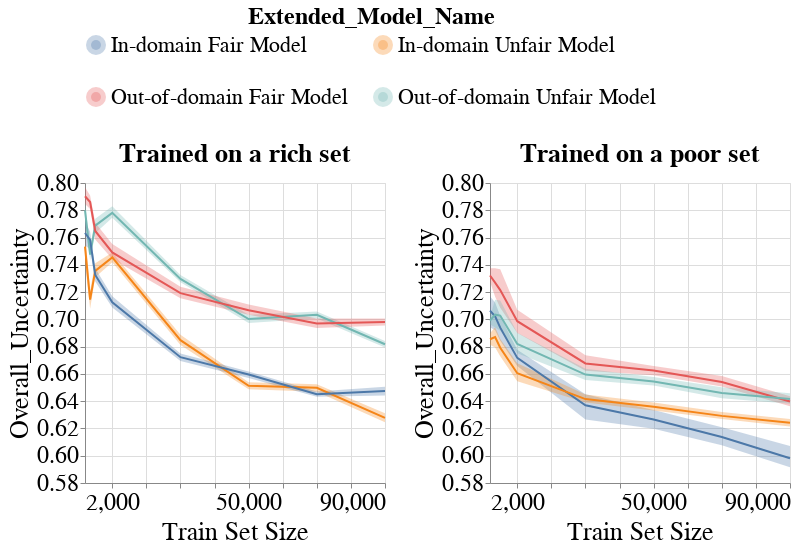

Notebook code for this chart:
### Code cell
create_group_metric_line_bands_per_dataset_plot(metrics_per_exp_dct=metrics_per_exp_dct,
                                                experiment_names=EXPERIMENT_NAMES,
                                                model_name=MODEL_NAMES[0],
                                                metric_type='subgroup',
                                                metric_name='Overall_Uncertainty',
                                                group_name='overall',
                                                ylim=[0.58, 0.80],
                                                with_band=True)

### Figure 1 — Vega-Lite specification as saved in the notebook (floating-point values rounded to 4 significant figures; data arrays with more than 128 entries replaced by an {"elided": "..."} marker saying what was removed)
{"config": {"view": {"continuousWidth": 400, "continuousHeight": 300}, "axis": {"labelFontSize": 24, "labelFontWeight": "normal", "titleFontSize": 26, "titleFontWeight": "normal"}, "legend": {"columns": 2, "direction": "horizontal", "labelFontSize": 22, "labelLimit": 400, "orient": "top", "symbolStrokeWidth": 10, "titleAnchor": "middle", "titleFontSize": 24, "titleLimit": 300}, "title": {"fontSize": 22}}, "vconcat": [{"hconcat": [{"layer": [{"mark": {"type": "errorband", "extent": "ci"}, "encoding": {"color": {"field": "Extended_Model_Name", "type": "nominal"}, "x": {"axis": {"labelExpr": "datum.value == 10000 ? '2,000' : datum.label"}, "field": "Train_Set_Size", "scale": {"nice": false}, "title": "Train Set Size", "type": "quantitative"}, "y": {"field": "Metric_Value", "scale": {"domain": [0.58, 0.8], "zero": false}, "title": "Overall_Uncertainty", "type": "quantitative"}}}, {"mark": "line", "encoding": {"color": {"field": "Extended_Model_Name", "type": "nominal"}, "x": {"axis": {"labelExpr": "datum.value == 10000 ? '2,000' : datum.label"}, "field": "Train_Set_Size", "scale": {"nice": false}, "title": "Train Set Size", "type": "quantitative"}, "y": {"aggregate": "mean", "field": "Metric_Value", "scale": {"domain": [0.58, 0.8], "zero": false}, "title": "Overall_Uncertainty", "type": "quantitative"}}}], "height": 300, "title": {"text": "Trained on a rich set", "fontSize": 26}, "width": 300}, {"layer": [{"mark": {"type": "errorband", "extent": "ci"}, "encoding": {"color": {"field": "Extended_Model_Name", "type": "nominal"}, "x": {"axis": {"labelExpr": "datum.value == 10000 ? '2,000' : datum.label"}, "field": "Train_Set_Size", "scale": {"nice": false}, "title": "Train Set Size", "type": "quantitative"}, "y": {"field": "Metric_Value", "scale": {"domain": [0.58, 0.8], "zero": false}, "title": "Overall_Uncertainty", "type": "quantitative"}}}, {"mark": "line", "encoding": {"color": {"field": "Extended_Model_Name", "type": "nominal"}, "x": {"axis": {"labelExpr": "datum.value == 10000 ? '2,000' : datum.label"}, "field": "Train_Set_Size", "scale": {"nice": false}, "title": "Train Set Size", "type": "quantitative"}, "y": {"aggregate": "mean", "field": "Metric_Value", "scale": {"domain": [0.58, 0.8], "zero": false}, "title": "Overall_Uncertainty", "type": "quantitative"}}}], "data": {"name": "data-b4fd52b4f949c077675e42103df80904"}, "height": 300, "title": {"text": "Trained on a poor set", "fontSize": 26}, "width": 300}]}], "data": {"name": "data-139768e6a147bfb04f760af9cfc134b6"}, "$schema": "https://vega.github.io/schema/vega-lite/v4.17.0.json", "datasets": {"data-139768e6a147bfb04f760af9cfc134b6": {"elided": "192 records"}, "data-b4fd52b4f949c077675e42103df80904": {"elided": "192 records"}}}
